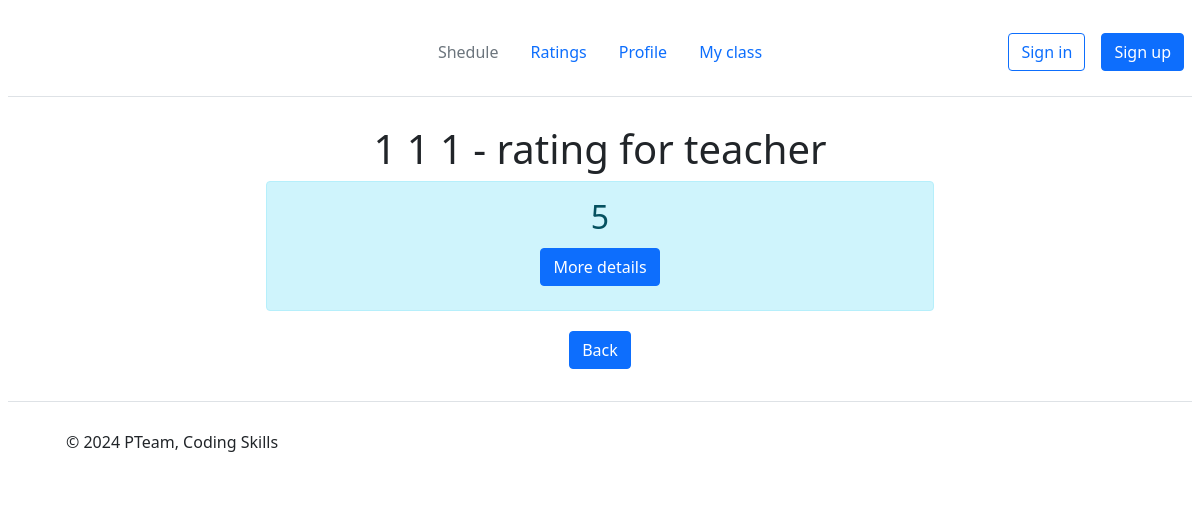
The page /myclasses/each/student/1/2 (signed in) on the database as committed earlier.
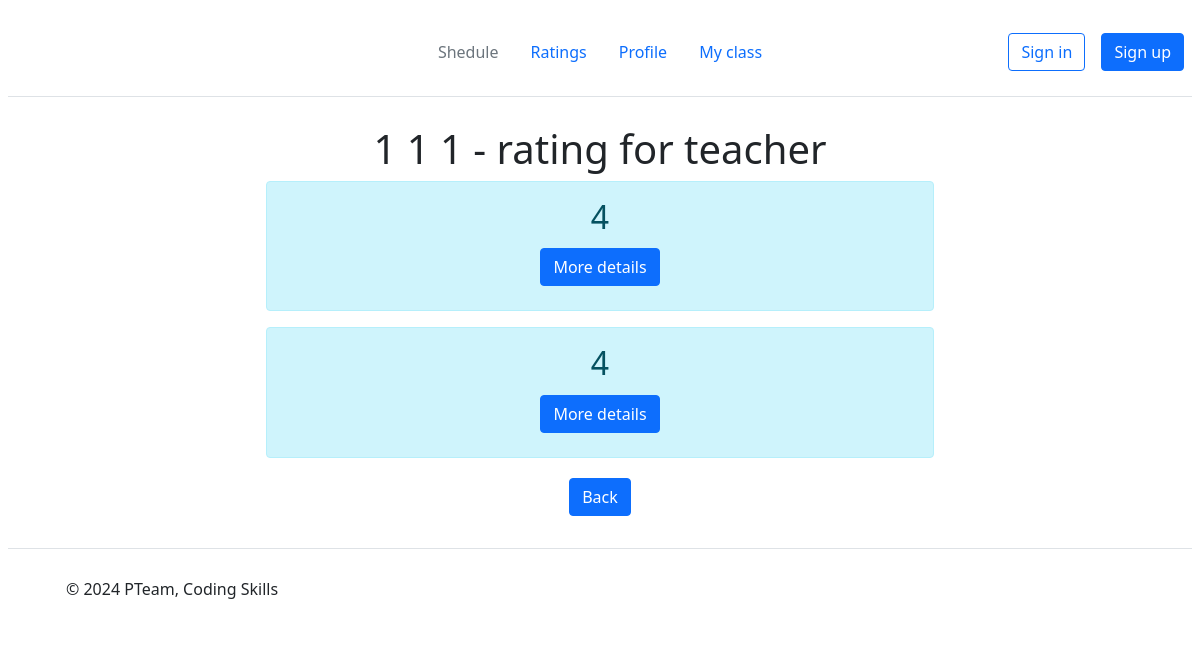
The same page on the database as committed later.
### models.py (models this page shows)
class Rating(db.Model):
    id = db.Column(db.Integer, primary_key=True)
    user_id = db.Column(db.Integer, index=True)
    subject_id = db.Column(db.Integer)
    lesson_id = db.Column(db.Integer)
    rate = db.Column(db.Integer)
    date = db.Column(db.String(20), nullable=False)
    comment = db.Column(db.String(50), nullable=False)

### main.py (the view)
@app.route('/myclasses/each/student/<int:student_id>/<int:user_id>')  # расписание
@login_required
def each_student_for_teacher(student_id, user_id):
    user = Users.query.filter_by(user_id=user_id).first()
    if not user:
        return render_template('notification.html', message=MESSAGE_LIST[5633], message_id=5633, url=f'/{user_id}',
                               text='To main', user_id=user_id)
    if user.is_student:
        return render_template('notification.html', message=MESSAGE_LIST[2776], message_id=2776,
                               url=f'/ratings/{user_id}',
                               text='To ratings', user_id=user_id)
    elif user.is_teacher:
        student = Users.query.filter_by(user_id=student_id).first()
        stud = Student.query.filter_by(user_id=student_id).first()
        if not student or not stud:
            return render_template('notification.html', message=MESSAGE_LIST[5633], message_id=5633, url=f'/{user_id}',
                                   text='To main', user_id=user_id)
        if not student.is_student:
            return render_template('notification.html', message=MESSAGE_LIST[5775], message_id=5775, url=f'/{user_id}',
                                   text='To main', user_id=user_id)
        name = f'{student.surname} {student.name} {student.fatname}'
        class_ = f'{stud.class_num}{stud.class_let}'
        rating = get_ratings_by_teacher(student_id=student_id, teacher_id=user_id, Rating=Rating, Schedule=Schedule)
        if len(list(rating)) == 0:
            no_rating = True
        else:
            no_rating = False
        return render_template('each_user_rating_teacher.html', class_=class_, rating=rating, no_rating=no_rating,
                               name=name, user_id=user_id)
    else:
        return render_template('notification.html', message=MESSAGE_LIST[4898], message_id=4898,
                               url=f'/{user_id}', text='To main', user_id=user_id)

### UserLogin.py (called while the page is built)
    def fromDB(self, user_id, db):
        myusers = db.query.all()
        for user1 in myusers:
            if user_id == user1.user_id:
                self.__user = user1
        return self

### functions.py (called while the page is built)
def get_ratings_by_teacher(student_id, teacher_id, Rating, Schedule):
    rating = Rating.query.filter_by(user_id=student_id)
    rates = []
    for rate in rating:
        lesson = Schedule.query.filter_by(id=rate.lesson_id).first()
        if lesson and teacher_id == lesson.teacher_user_id:
            rates.append(rate)
    return rates

### main.py (called while the page is built)
@login_manager.user_loader
def load_user(user_id):
    return UserLogin().fromDB(user_id, Users)

### templates/each_user_rating_teacher.html
{%extends "base.html"%}
{%block body%}
<div class="prof-container">
    <div class="container">
        <h1>{{name}} - rating for teacher</h1>
        {% if no_rating %}
        <h3 class="red-text">The student does not have the grades you gave him</h3>
        {% else %}
        {% for rate in rating %}
        <div class="alert alert-info">
            <h2>{{rate.rate}}</h2>
            <div>
                <a href="/myclasses/each/student/rate/{{rate.id}}/{{user_id}}" class="btn btn-primary">More details</a>
            </div>
        </div>
        {% endfor %}
        {% endif %}
        <a href="/myclasses/each/{{class_}}/{{user_id}}" class="btn btn-primary">Back</a>
    </div>
</div>
{%endblock%}

Rows that differ between the two databases and show on the page:
changed Rating (number 1 of 2 on the later page): rate "5" → "4"
added Rating: rate "4"
